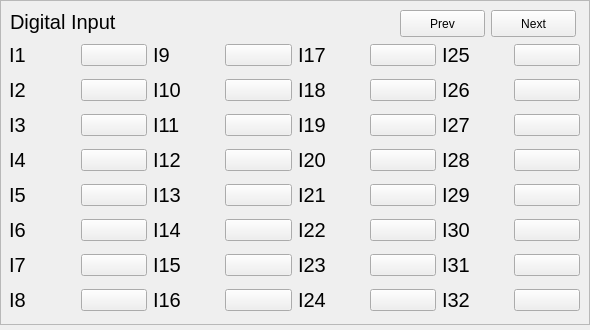
<?xml version="1.0" encoding="UTF-8"?>
<ui version="4.0">
 <class>FormDI</class>
 <widget class="QWidget" name="FormDI">
  <property name="geometry">
   <rect>
    <x>0</x>
    <y>0</y>
    <width>590</width>
    <height>330</height>
   </rect>
  </property>
  <property name="windowTitle">
   <string>Form</string>
  </property>
  <widget class="QFrame" name="frame">
   <property name="geometry">
    <rect>
     <x>0</x>
     <y>0</y>
     <width>590</width>
     <height>325</height>
    </rect>
   </property>
   <property name="frameShape">
    <enum>QFrame::StyledPanel</enum>
   </property>
   <property name="frameShadow">
    <enum>QFrame::Raised</enum>
   </property>
   <widget class="QWidget" name="layoutWidget">
    <property name="geometry">
     <rect>
      <x>9</x>
      <y>38</y>
      <width>571</width>
      <height>281</height>
     </rect>
    </property>
    <layout class="QGridLayout" name="gridLayout">
     <item row="6" column="1">
      <widget class="QPushButton" name="btn7">
       <property name="text">
        <string/>
       </property>
       <property name="iconSize">
        <size>
         <width>80</width>
         <height>28</height>
        </size>
       </property>
      </widget>
     </item>
     <item row="3" column="7">
      <widget class="QPushButton" name="btn28">
       <property name="text">
        <string/>
       </property>
       <property name="iconSize">
        <size>
         <width>80</width>
         <height>28</height>
        </size>
       </property>
      </widget>
     </item>
     <item row="2" column="6">
      <widget class="QLabel" name="label27">
       <property name="font">
        <font>
         <pointsize>15</pointsize>
        </font>
       </property>
       <property name="text">
        <string>I27</string>
       </property>
      </widget>
     </item>
     <item row="6" column="0">
      <widget class="QLabel" name="label7">
       <property name="font">
        <font>
         <pointsize>15</pointsize>
        </font>
       </property>
       <property name="text">
        <string>I7</string>
       </property>
      </widget>
     </item>
     <item row="2" column="0">
      <widget class="QLabel" name="label3">
       <property name="font">
        <font>
         <pointsize>15</pointsize>
        </font>
       </property>
       <property name="text">
        <string>I3</string>
       </property>
      </widget>
     </item>
     <item row="5" column="7">
      <widget class="QPushButton" name="btn30">
       <property name="text">
        <string/>
       </property>
       <property name="iconSize">
        <size>
         <width>80</width>
         <height>28</height>
        </size>
       </property>
      </widget>
     </item>
     <item row="2" column="4">
      <widget class="QLabel" name="label19">
       <property name="font">
        <font>
         <pointsize>15</pointsize>
        </font>
       </property>
       <property name="text">
        <string>I19</string>
       </property>
      </widget>
     </item>
     <item row="4" column="1">
      <widget class="QPushButton" name="btn5">
       <property name="text">
        <string/>
       </property>
       <property name="iconSize">
        <size>
         <width>80</width>
         <height>28</height>
        </size>
       </property>
      </widget>
     </item>
     <item row="7" column="3">
      <widget class="QPushButton" name="btn16">
       <property name="text">
        <string/>
       </property>
       <property name="iconSize">
        <size>
         <width>80</width>
         <height>28</height>
        </size>
       </property>
      </widget>
     </item>
     <item row="4" column="6">
      <widget class="QLabel" name="label29">
       <property name="font">
        <font>
         <pointsize>15</pointsize>
        </font>
       </property>
       <property name="text">
        <string>I29</string>
       </property>
      </widget>
     </item>
     <item row="1" column="4">
      <widget class="QLabel" name="label18">
       <property name="font">
        <font>
         <pointsize>15</pointsize>
        </font>
       </property>
       <property name="text">
        <string>I18</string>
       </property>
      </widget>
     </item>
     <item row="7" column="4">
      <widget class="QLabel" name="label24">
       <property name="font">
        <font>
         <pointsize>15</pointsize>
        </font>
       </property>
       <property name="text">
        <string>I24</string>
       </property>
      </widget>
     </item>
     <item row="7" column="6">
      <widget class="QLabel" name="label32">
       <property name="font">
        <font>
         <pointsize>15</pointsize>
        </font>
       </property>
       <property name="text">
        <string>I32</string>
       </property>
      </widget>
     </item>
     <item row="5" column="1">
      <widget class="QPushButton" name="btn6">
       <property name="text">
        <string/>
       </property>
       <property name="iconSize">
        <size>
         <width>80</width>
         <height>28</height>
        </size>
       </property>
      </widget>
     </item>
     <item row="0" column="6">
      <widget class="QLabel" name="label25">
       <property name="font">
        <font>
         <pointsize>15</pointsize>
        </font>
       </property>
       <property name="text">
        <string>I25</string>
       </property>
      </widget>
     </item>
     <item row="3" column="6">
      <widget class="QLabel" name="label28">
       <property name="font">
        <font>
         <pointsize>15</pointsize>
        </font>
       </property>
       <property name="text">
        <string>I28</string>
       </property>
      </widget>
     </item>
     <item row="0" column="7">
      <widget class="QPushButton" name="btn25">
       <property name="text">
        <string/>
       </property>
       <property name="iconSize">
        <size>
         <width>80</width>
         <height>28</height>
        </size>
       </property>
      </widget>
     </item>
     <item row="4" column="4">
      <widget class="QLabel" name="label21">
       <property name="font">
        <font>
         <pointsize>15</pointsize>
        </font>
       </property>
       <property name="text">
        <string>I21</string>
       </property>
      </widget>
     </item>
     <item row="7" column="1">
      <widget class="QPushButton" name="btn8">
       <property name="text">
        <string/>
       </property>
       <property name="iconSize">
        <size>
         <width>80</width>
         <height>28</height>
        </size>
       </property>
      </widget>
     </item>
     <item row="6" column="7">
      <widget class="QPushButton" name="btn31">
       <property name="text">
        <string/>
       </property>
       <property name="iconSize">
        <size>
         <width>80</width>
         <height>28</height>
        </size>
       </property>
      </widget>
     </item>
     <item row="2" column="1">
      <widget class="QPushButton" name="btn3">
       <property name="text">
        <string/>
       </property>
       <property name="iconSize">
        <size>
         <width>80</width>
         <height>28</height>
        </size>
       </property>
      </widget>
     </item>
     <item row="1" column="5">
      <widget class="QPushButton" name="btn18">
       <property name="text">
        <string/>
       </property>
       <property name="iconSize">
        <size>
         <width>80</width>
         <height>28</height>
        </size>
       </property>
      </widget>
     </item>
     <item row="3" column="5">
      <widget class="QPushButton" name="btn20">
       <property name="text">
        <string/>
       </property>
       <property name="iconSize">
        <size>
         <width>80</width>
         <height>28</height>
        </size>
       </property>
      </widget>
     </item>
     <item row="0" column="0">
      <widget class="QLabel" name="label1">
       <property name="font">
        <font>
         <pointsize>15</pointsize>
        </font>
       </property>
       <property name="text">
        <string>I1</string>
       </property>
      </widget>
     </item>
     <item row="2" column="2">
      <widget class="QLabel" name="label11">
       <property name="font">
        <font>
         <pointsize>15</pointsize>
        </font>
       </property>
       <property name="text">
        <string>I11</string>
       </property>
      </widget>
     </item>
     <item row="3" column="1">
      <widget class="QPushButton" name="btn4">
       <property name="text">
        <string/>
       </property>
       <property name="iconSize">
        <size>
         <width>80</width>
         <height>28</height>
        </size>
       </property>
      </widget>
     </item>
     <item row="2" column="7">
      <widget class="QPushButton" name="btn27">
       <property name="text">
        <string/>
       </property>
       <property name="iconSize">
        <size>
         <width>80</width>
         <height>28</height>
        </size>
       </property>
      </widget>
     </item>
     <item row="0" column="4">
      <widget class="QLabel" name="label17">
       <property name="font">
        <font>
         <pointsize>15</pointsize>
        </font>
       </property>
       <property name="text">
        <string>I17</string>
       </property>
      </widget>
     </item>
     <item row="5" column="2">
      <widget class="QLabel" name="label14">
       <property name="font">
        <font>
         <pointsize>15</pointsize>
        </font>
       </property>
       <property name="text">
        <string>I14</string>
       </property>
      </widget>
     </item>
     <item row="3" column="0">
      <widget class="QLabel" name="label4">
       <property name="font">
        <font>
         <pointsize>15</pointsize>
        </font>
       </property>
       <property name="text">
        <string>I4</string>
       </property>
      </widget>
     </item>
     <item row="4" column="7">
      <widget class="QPushButton" name="btn29">
       <property name="text">
        <string/>
       </property>
       <property name="iconSize">
        <size>
         <width>80</width>
         <height>28</height>
        </size>
       </property>
      </widget>
     </item>
     <item row="3" column="3">
      <widget class="QPushButton" name="btn12">
       <property name="text">
        <string/>
       </property>
       <property name="iconSize">
        <size>
         <width>80</width>
         <height>28</height>
        </size>
       </property>
      </widget>
     </item>
     <item row="4" column="5">
      <widget class="QPushButton" name="btn21">
       <property name="text">
        <string/>
       </property>
       <property name="iconSize">
        <size>
         <width>80</width>
         <height>28</height>
        </size>
       </property>
      </widget>
     </item>
     <item row="5" column="6">
      <widget class="QLabel" name="label30">
       <property name="font">
        <font>
         <pointsize>15</pointsize>
        </font>
       </property>
       <property name="text">
        <string>I30</string>
       </property>
      </widget>
     </item>
     <item row="7" column="2">
      <widget class="QLabel" name="label16">
       <property name="font">
        <font>
         <pointsize>15</pointsize>
        </font>
       </property>
       <property name="text">
        <string>I16</string>
       </property>
      </widget>
     </item>
     <item row="5" column="3">
      <widget class="QPushButton" name="btn14">
       <property name="text">
        <string/>
       </property>
       <property name="iconSize">
        <size>
         <width>80</width>
         <height>28</height>
        </size>
       </property>
      </widget>
     </item>
     <item row="2" column="3">
      <widget class="QPushButton" name="btn11">
       <property name="text">
        <string/>
       </property>
       <property name="iconSize">
        <size>
         <width>80</width>
         <height>28</height>
        </size>
       </property>
      </widget>
     </item>
     <item row="0" column="2">
      <widget class="QLabel" name="label9">
       <property name="font">
        <font>
         <pointsize>15</pointsize>
        </font>
       </property>
       <property name="text">
        <string>I9</string>
       </property>
      </widget>
     </item>
     <item row="6" column="3">
      <widget class="QPushButton" name="btn15">
       <property name="text">
        <string/>
       </property>
       <property name="iconSize">
        <size>
         <width>80</width>
         <height>28</height>
        </size>
       </property>
      </widget>
     </item>
     <item row="1" column="6">
      <widget class="QLabel" name="label26">
       <property name="font">
        <font>
         <pointsize>15</pointsize>
        </font>
       </property>
       <property name="text">
        <string>I26</string>
       </property>
      </widget>
     </item>
     <item row="6" column="5">
      <widget class="QPushButton" name="btn23">
       <property name="text">
        <string/>
       </property>
       <property name="iconSize">
        <size>
         <width>80</width>
         <height>28</height>
        </size>
       </property>
      </widget>
     </item>
     <item row="2" column="5">
      <widget class="QPushButton" name="btn19">
       <property name="text">
        <string/>
       </property>
       <property name="iconSize">
        <size>
         <width>80</width>
         <height>28</height>
        </size>
       </property>
      </widget>
     </item>
     <item row="1" column="2">
      <widget class="QLabel" name="label10">
       <property name="font">
        <font>
         <pointsize>15</pointsize>
        </font>
       </property>
       <property name="text">
        <string>I10</string>
       </property>
      </widget>
     </item>
     <item row="7" column="7">
      <widget class="QPushButton" name="btn32">
       <property name="text">
        <string/>
       </property>
       <property name="iconSize">
        <size>
         <width>80</width>
         <height>28</height>
        </size>
       </property>
      </widget>
     </item>
     <item row="1" column="3">
      <widget class="QPushButton" name="btn10">
       <property name="text">
        <string/>
       </property>
       <property name="iconSize">
        <size>
         <width>80</width>
         <height>28</height>
        </size>
       </property>
      </widget>
     </item>
     <item row="0" column="3">
      <widget class="QPushButton" name="btn9">
       <property name="text">
        <string/>
       </property>
       <property name="iconSize">
        <size>
         <width>80</width>
         <height>28</height>
        </size>
       </property>
      </widget>
     </item>
     <item row="5" column="4">
      <widget class="QLabel" name="label22">
       <property name="font">
        <font>
         <pointsize>15</pointsize>
        </font>
       </property>
       <property name="text">
        <string>I22</string>
       </property>
      </widget>
     </item>
     <item row="5" column="0">
      <widget class="QLabel" name="label6">
       <property name="font">
        <font>
         <pointsize>15</pointsize>
        </font>
       </property>
       <property name="text">
        <string>I6</string>
       </property>
      </widget>
     </item>
     <item row="0" column="1">
      <widget class="QPushButton" name="btn1">
       <property name="text">
        <string/>
       </property>
       <property name="iconSize">
        <size>
         <width>80</width>
         <height>28</height>
        </size>
       </property>
      </widget>
     </item>
     <item row="1" column="7">
      <widget class="QPushButton" name="btn26">
       <property name="text">
        <string/>
       </property>
       <property name="iconSize">
        <size>
         <width>80</width>
         <height>28</height>
        </size>
       </property>
      </widget>
     </item>
     <item row="5" column="5">
      <widget class="QPushButton" name="btn22">
       <property name="text">
        <string/>
       </property>
       <property name="iconSize">
        <size>
         <width>80</width>
         <height>28</height>
        </size>
       </property>
      </widget>
     </item>
     <item row="7" column="5">
      <widget class="QPushButton" name="btn24">
       <property name="text">
        <string/>
       </property>
       <property name="iconSize">
        <size>
         <width>80</width>
         <height>28</height>
        </size>
       </property>
      </widget>
     </item>
     <item row="3" column="2">
      <widget class="QLabel" name="label12">
       <property name="font">
        <font>
         <pointsize>15</pointsize>
        </font>
       </property>
       <property name="text">
        <string>I12</string>
       </property>
      </widget>
     </item>
     <item row="6" column="4">
      <widget class="QLabel" name="label23">
       <property name="font">
        <font>
         <pointsize>15</pointsize>
        </font>
       </property>
       <property name="text">
        <string>I23</string>
       </property>
      </widget>
     </item>
     <item row="6" column="2">
      <widget class="QLabel" name="label15">
       <property name="font">
        <font>
         <pointsize>15</pointsize>
        </font>
       </property>
       <property name="text">
        <string>I15</string>
       </property>
      </widget>
     </item>
     <item row="0" column="5">
      <widget class="QPushButton" name="btn17">
       <property name="text">
        <string/>
       </property>
       <property name="iconSize">
        <size>
         <width>80</width>
         <height>28</height>
        </size>
       </property>
      </widget>
     </item>
     <item row="4" column="3">
      <widget class="QPushButton" name="btn13">
       <property name="text">
        <string/>
       </property>
       <property name="iconSize">
        <size>
         <width>80</width>
         <height>28</height>
        </size>
       </property>
      </widget>
     </item>
     <item row="6" column="6">
      <widget class="QLabel" name="label31">
       <property name="font">
        <font>
         <pointsize>15</pointsize>
        </font>
       </property>
       <property name="text">
        <string>I31</string>
       </property>
      </widget>
     </item>
     <item row="7" column="0">
      <widget class="QLabel" name="label8">
       <property name="font">
        <font>
         <pointsize>15</pointsize>
        </font>
       </property>
       <property name="text">
        <string>I8</string>
       </property>
      </widget>
     </item>
     <item row="1" column="1">
      <widget class="QPushButton" name="btn2">
       <property name="text">
        <string/>
       </property>
       <property name="iconSize">
        <size>
         <width>80</width>
         <height>28</height>
        </size>
       </property>
      </widget>
     </item>
     <item row="1" column="0">
      <widget class="QLabel" name="label2">
       <property name="font">
        <font>
         <pointsize>15</pointsize>
        </font>
       </property>
       <property name="text">
        <string>I2</string>
       </property>
      </widget>
     </item>
     <item row="4" column="2">
      <widget class="QLabel" name="label13">
       <property name="font">
        <font>
         <pointsize>15</pointsize>
        </font>
       </property>
       <property name="text">
        <string>I13</string>
       </property>
      </widget>
     </item>
     <item row="4" column="0">
      <widget class="QLabel" name="label5">
       <property name="font">
        <font>
         <pointsize>15</pointsize>
        </font>
       </property>
       <property name="text">
        <string>I5</string>
       </property>
      </widget>
     </item>
     <item row="3" column="4">
      <widget class="QLabel" name="label20">
       <property name="font">
        <font>
         <pointsize>15</pointsize>
        </font>
       </property>
       <property name="text">
        <string>I20</string>
       </property>
      </widget>
     </item>
    </layout>
   </widget>
   <widget class="QPushButton" name="btnNext">
    <property name="geometry">
     <rect>
      <x>491</x>
      <y>10</y>
      <width>85</width>
      <height>27</height>
     </rect>
    </property>
    <property name="text">
     <string>Next</string>
    </property>
   </widget>
   <widget class="QPushButton" name="btnPrev">
    <property name="geometry">
     <rect>
      <x>400</x>
      <y>10</y>
      <width>85</width>
      <height>27</height>
     </rect>
    </property>
    <property name="text">
     <string>Prev</string>
    </property>
   </widget>
   <widget class="QLabel" name="label_33">
    <property name="geometry">
     <rect>
      <x>10</x>
      <y>10</y>
      <width>113</width>
      <height>23</height>
     </rect>
    </property>
    <property name="sizePolicy">
     <sizepolicy hsizetype="Preferred" vsizetype="Fixed">
      <horstretch>0</horstretch>
      <verstretch>0</verstretch>
     </sizepolicy>
    </property>
    <property name="font">
     <font>
      <pointsize>15</pointsize>
     </font>
    </property>
    <property name="text">
     <string>Digital Input</string>
    </property>
   </widget>
  </widget>
 </widget>
 <resources/>
 <connections/>
</ui>
